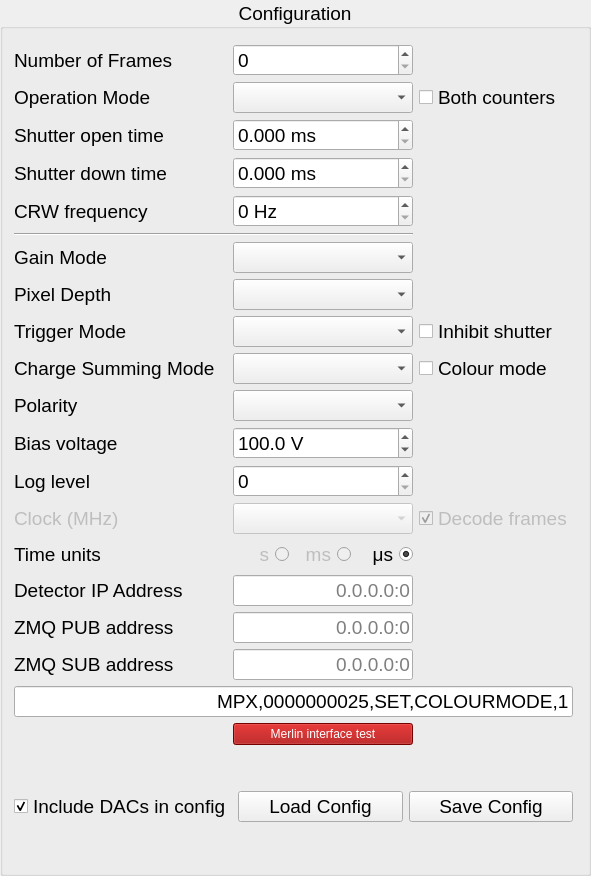
      <widget class="QGroupBox" name="groupBoxConfiguration">
       <property name="font">
        <font>
         <pointsize>14</pointsize>
        </font>
       </property>
       <property name="toolTip">
        <string/>
       </property>
       <property name="styleSheet">
        <string notr="true"/>
       </property>
       <property name="title">
        <string>Configuration</string>
       </property>
       <property name="alignment">
        <set>Qt::AlignCenter</set>
       </property>
       <property name="flat">
        <bool>false</bool>
       </property>
       <layout class="QGridLayout" name="gridLayout">
        <property name="topMargin">
         <number>15</number>
        </property>
        <property name="rightMargin">
         <number>15</number>
        </property>
        <item row="9" column="4">
         <widget class="QCheckBox" name="inhibitShutterCheckBox">
          <property name="sizePolicy">
           <sizepolicy hsizetype="Preferred" vsizetype="Fixed">
            <horstretch>0</horstretch>
            <verstretch>0</verstretch>
           </sizepolicy>
          </property>
          <property name="layoutDirection">
           <enum>Qt::LeftToRight</enum>
          </property>
          <property name="text">
           <string>Inhibit shutter</string>
          </property>
         </widget>
        </item>
        <item row="26" column="3">
         <widget class="QLineEdit" name="IP_ZMQ_SUB_lineEdit">
          <property name="sizePolicy">
           <sizepolicy hsizetype="Minimum" vsizetype="Fixed">
            <horstretch>0</horstretch>
            <verstretch>0</verstretch>
           </sizepolicy>
          </property>
          <property name="minimumSize">
           <size>
            <width>180</width>
            <height>0</height>
           </size>
          </property>
          <property name="text">
           <string/>
          </property>
          <property name="cursorPosition">
           <number>0</number>
          </property>
          <property name="alignment">
           <set>Qt::AlignRight|Qt::AlignTrailing|Qt::AlignVCenter</set>
          </property>
          <property name="placeholderText">
           <string>0.0.0.0:0</string>
          </property>
         </widget>
        </item>
        <item row="0" column="0">
         <widget class="QLabel" name="label_9">
          <property name="toolTip">
           <string>&lt;html&gt;&lt;head/&gt;&lt;body&gt;&lt;p&gt;Number of frames/triggers&lt;/p&gt;&lt;/body&gt;&lt;/html&gt;</string>
          </property>
          <property name="text">
           <string>Number of Frames</string>
          </property>
         </widget>
        </item>
        <item row="25" column="0">
         <widget class="QLabel" name="label_zmq_pub">
          <property name="text">
           <string>ZMQ PUB address</string>
          </property>
         </widget>
        </item>
        <item row="26" column="0">
         <widget class="QLabel" name="label_zmq_sub">
          <property name="text">
           <string>ZMQ SUB address</string>
          </property>
         </widget>
        </item>
        <item row="12" column="0">
         <widget class="QLabel" name="label_20">
          <property name="toolTip">
           <string>Sets internal bias. To disable set a value of 0V.</string>
          </property>
          <property name="text">
           <string>Bias voltage</string>
          </property>
         </widget>
        </item>
        <item row="12" column="3">
         <widget class="QDoubleSpinBox" name="biasVoltageSpinner">
          <property name="sizePolicy">
           <sizepolicy hsizetype="Minimum" vsizetype="Fixed">
            <horstretch>0</horstretch>
            <verstretch>0</verstretch>
           </sizepolicy>
          </property>
          <property name="minimumSize">
           <size>
            <width>180</width>
            <height>0</height>
           </size>
          </property>
          <property name="toolTip">
           <string>Sets internal bias. To disable set a value of 0V.</string>
          </property>
          <property name="layoutDirection">
           <enum>Qt::LeftToRight</enum>
          </property>
          <property name="alignment">
           <set>Qt::AlignLeading|Qt::AlignLeft|Qt::AlignVCenter</set>
          </property>
          <property name="suffix">
           <string> V</string>
          </property>
          <property name="decimals">
           <number>1</number>
          </property>
          <property name="maximum">
           <double>150.000000000000000</double>
          </property>
          <property name="singleStep">
           <double>0.100000000000000</double>
          </property>
          <property name="value">
           <double>100.000000000000000</double>
          </property>
         </widget>
        </item>
        <item row="20" column="3">
         <widget class="QComboBox" name="mpx3ClockComboBox">
          <property name="enabled">
           <bool>false</bool>
          </property>
          <property name="sizePolicy">
           <sizepolicy hsizetype="Minimum" vsizetype="Fixed">
            <horstretch>0</horstretch>
            <verstretch>0</verstretch>
           </sizepolicy>
          </property>
          <property name="minimumSize">
           <size>
            <width>180</width>
            <height>0</height>
           </size>
          </property>
          <property name="layoutDirection">
           <enum>Qt::LeftToRight</enum>
          </property>
         </widget>
        </item>
        <item row="9" column="0">
         <widget class="QLabel" name="label_7">
          <property name="enabled">
           <bool>true</bool>
          </property>
          <property name="text">
           <string>Trigger Mode</string>
          </property>
         </widget>
        </item>
        <item row="10" column="4">
         <widget class="QCheckBox" name="ColourModeCheckBox">
          <property name="sizePolicy">
           <sizepolicy hsizetype="Preferred" vsizetype="Fixed">
            <horstretch>0</horstretch>
            <verstretch>0</verstretch>
           </sizepolicy>
          </property>
          <property name="toolTip">
           <string>Fine pitch or spectroscopic (colour) mode.

Detector dependant. If incorrect, you will see very obvious artifacts, 3/4 of the pixels exactly will be 0 if you select colour mode when using fine mode.</string>
          </property>
          <property name="layoutDirection">
           <enum>Qt::LeftToRight</enum>
          </property>
          <property name="text">
           <string>Colour mode</string>
          </property>
          <property name="shortcut">
           <string>C, M</string>
          </property>
         </widget>
        </item>
        <item row="11" column="0">
         <widget class="QLabel" name="label_16">
          <property name="toolTip">
           <string>Detector polarity. Normally positive for silicon.
If incorrectly set, you will get nearly no signal.

Affects FBK DAC, see manual</string>
          </property>
          <property name="text">
           <string>Polarity</string>
          </property>
         </widget>
        </item>
        <item row="8" column="3">
         <widget class="QComboBox" name="pixelDepthCombo">
          <property name="sizePolicy">
           <sizepolicy hsizetype="Minimum" vsizetype="Fixed">
            <horstretch>0</horstretch>
            <verstretch>0</verstretch>
           </sizepolicy>
          </property>
          <property name="minimumSize">
           <size>
            <width>180</width>
            <height>0</height>
           </size>
          </property>
          <property name="layoutDirection">
           <enum>Qt::LeftToRight</enum>
          </property>
         </widget>
        </item>
        <item row="9" column="3">
         <widget class="QComboBox" name="triggerModeCombo">
          <property name="enabled">
           <bool>true</bool>
          </property>
          <property name="sizePolicy">
           <sizepolicy hsizetype="Minimum" vsizetype="Fixed">
            <horstretch>0</horstretch>
            <verstretch>0</verstretch>
           </sizepolicy>
          </property>
          <property name="minimumSize">
           <size>
            <width>180</width>
            <height>0</height>
           </size>
          </property>
          <property name="layoutDirection">
           <enum>Qt::LeftToRight</enum>
          </property>
         </widget>
        </item>
        <item row="19" column="0">
         <widget class="QLabel" name="label_logLevel">
          <property name="text">
           <string>Log level</string>
          </property>
         </widget>
        </item>
        <item row="3" column="0">
         <widget class="QLabel" name="label_17">
          <property name="toolTip">
           <string>&lt;html&gt;&lt;head/&gt;&lt;body&gt;&lt;p&gt;Shutter closed length in selected time units&lt;/p&gt;&lt;/body&gt;&lt;/html&gt;</string>
          </property>
          <property name="text">
           <string>Shutter down time</string>
          </property>
         </widget>
        </item>
        <item row="21" column="3">
         <layout class="QHBoxLayout" name="horizontalLayout_timeUnits">
          <item>
           <widget class="QRadioButton" name="radioButtonS">
            <property name="enabled">
             <bool>false</bool>
            </property>
            <property name="layoutDirection">
             <enum>Qt::RightToLeft</enum>
            </property>
            <property name="text">
             <string>s</string>
            </property>
           </widget>
          </item>
          <item>
           <widget class="QRadioButton" name="radioButtonMS">
            <property name="enabled">
             <bool>false</bool>
            </property>
            <property name="layoutDirection">
             <enum>Qt::RightToLeft</enum>
            </property>
            <property name="text">
             <string>ms</string>
            </property>
           </widget>
          </item>
          <item>
           <widget class="QRadioButton" name="radioButtonUS">
            <property name="layoutDirection">
             <enum>Qt::RightToLeft</enum>
            </property>
            <property name="text">
             <string>μs</string>
            </property>
            <property name="checked">
             <bool>true</bool>
            </property>
           </widget>
          </item>
         </layout>
        </item>
        <item row="23" column="0">
         <widget class="QLabel" name="label_11">
          <property name="text">
           <string>Detector IP Address</string>
          </property>
         </widget>
        </item>
        <item row="21" column="0">
         <widget class="QLabel" name="label_timeUnits">
          <property name="text">
           <string>Time units</string>
          </property>
         </widget>
        </item>
        <item row="7" column="0">
         <widget class="QLabel" name="label_6">
          <property name="text">
           <string>Gain Mode</string>
          </property>
         </widget>
        </item>
        <item row="30" column="0" colspan="5">
         <layout class="QHBoxLayout" name="horizontalLayoutConfig">
          <item>
           <widget class="QCheckBox" name="IncludeDacsCheck">
            <property name="text">
             <string>Include DACs in config</string>
            </property>
            <property name="checked">
             <bool>true</bool>
            </property>
           </widget>
          </item>
          <item>
           <widget class="QPushButton" name="LoadButton">
            <property name="text">
             <string>Load Config</string>
            </property>
           </widget>
          </item>
          <item>
           <widget class="QPushButton" name="SaveButton">
            <property name="text">
             <string>Save Config</string>
            </property>
           </widget>
          </item>
         </layout>
        </item>
        <item row="4" column="0">
         <widget class="QLabel" name="label_23">
          <property name="toolTip">
           <string>Continuous Read/Write frequency (Hz)</string>
          </property>
          <property name="text">
           <string>CRW frequency</string>
          </property>
         </widget>
        </item>
        <item row="19" column="3">
         <widget class="QSpinBox" name="logLevelSpinner">
          <property name="sizePolicy">
           <sizepolicy hsizetype="Minimum" vsizetype="Fixed">
            <horstretch>0</horstretch>
            <verstretch>0</verstretch>
           </sizepolicy>
          </property>
          <property name="minimumSize">
           <size>
            <width>180</width>
            <height>0</height>
           </size>
          </property>
          <property name="layoutDirection">
           <enum>Qt::LeftToRight</enum>
          </property>
          <property name="alignment">
           <set>Qt::AlignLeading|Qt::AlignLeft|Qt::AlignVCenter</set>
          </property>
          <property name="maximum">
           <number>2</number>
          </property>
         </widget>
        </item>
        <item row="11" column="3">
         <widget class="QComboBox" name="polarityComboBox">
          <property name="sizePolicy">
           <sizepolicy hsizetype="Minimum" vsizetype="Fixed">
            <horstretch>0</horstretch>
            <verstretch>0</verstretch>
           </sizepolicy>
          </property>
          <property name="minimumSize">
           <size>
            <width>180</width>
            <height>0</height>
           </size>
          </property>
          <property name="layoutDirection">
           <enum>Qt::LeftToRight</enum>
          </property>
         </widget>
        </item>
        <item row="1" column="3">
         <widget class="QComboBox" name="operationModeComboBox">
          <property name="sizePolicy">
           <sizepolicy hsizetype="Minimum" vsizetype="Fixed">
            <horstretch>0</horstretch>
            <verstretch>0</verstretch>
           </sizepolicy>
          </property>
          <property name="minimumSize">
           <size>
            <width>180</width>
            <height>0</height>
           </size>
          </property>
          <property name="layoutDirection">
           <enum>Qt::LeftToRight</enum>
          </property>
         </widget>
        </item>
        <item row="25" column="3">
         <widget class="QLineEdit" name="IP_ZMQ_PUB_lineEdit">
          <property name="sizePolicy">
           <sizepolicy hsizetype="Minimum" vsizetype="Fixed">
            <horstretch>0</horstretch>
            <verstretch>0</verstretch>
           </sizepolicy>
          </property>
          <property name="minimumSize">
           <size>
            <width>180</width>
            <height>0</height>
           </size>
          </property>
          <property name="text">
           <string/>
          </property>
          <property name="cursorPosition">
           <number>0</number>
          </property>
          <property name="alignment">
           <set>Qt::AlignRight|Qt::AlignTrailing|Qt::AlignVCenter</set>
          </property>
          <property name="placeholderText">
           <string>0.0.0.0:0</string>
          </property>
         </widget>
        </item>
        <item row="10" column="0">
         <widget class="QLabel" name="label_5">
          <property name="toolTip">
           <string>CSM SPM</string>
          </property>
          <property name="text">
           <string>Charge Summing Mode</string>
          </property>
         </widget>
        </item>
        <item row="20" column="0">
         <widget class="QLabel" name="label_clockMHz">
          <property name="enabled">
           <bool>false</bool>
          </property>
          <property name="text">
           <string>Clock (MHz)</string>
          </property>
         </widget>
        </item>
        <item row="0" column="3">
         <widget class="QSpinBox" name="nTriggersSpinner">
          <property name="sizePolicy">
           <sizepolicy hsizetype="Minimum" vsizetype="Fixed">
            <horstretch>0</horstretch>
            <verstretch>0</verstretch>
           </sizepolicy>
          </property>
          <property name="minimumSize">
           <size>
            <width>180</width>
            <height>0</height>
           </size>
          </property>
          <property name="layoutDirection">
           <enum>Qt::LeftToRight</enum>
          </property>
          <property name="alignment">
           <set>Qt::AlignLeading|Qt::AlignLeft|Qt::AlignVCenter</set>
          </property>
          <property name="keyboardTracking">
           <bool>false</bool>
          </property>
          <property name="maximum">
           <number>999999999</number>
          </property>
         </widget>
        </item>
        <item row="1" column="4">
         <widget class="QCheckBox" name="readBothCountersCheckBox">
          <property name="sizePolicy">
           <sizepolicy hsizetype="Preferred" vsizetype="Fixed">
            <horstretch>0</horstretch>
            <verstretch>0</verstretch>
           </sizepolicy>
          </property>
          <property name="toolTip">
           <string>Get either 2 thresholds per pixel or twice the acquisition speed per pixel</string>
          </property>
          <property name="layoutDirection">
           <enum>Qt::LeftToRight</enum>
          </property>
          <property name="text">
           <string>Both counters</string>
          </property>
         </widget>
        </item>
        <item row="5" column="0" colspan="4">
         <widget class="Line" name="line">
          <property name="orientation">
           <enum>Qt::Horizontal</enum>
          </property>
         </widget>
        </item>
        <item row="28" column="3">
         <widget class="QPushButton" name="merlinInterfaceTestButton">
          <property name="sizePolicy">
           <sizepolicy hsizetype="Preferred" vsizetype="Fixed">
            <horstretch>0</horstretch>
            <verstretch>0</verstretch>
           </sizepolicy>
          </property>
          <property name="minimumSize">
           <size>
            <width>160</width>
            <height>0</height>
           </size>
          </property>
          <property name="font">
           <font>
            <pointsize>9</pointsize>
            <weight>50</weight>
            <italic>false</italic>
            <bold>false</bold>
           </font>
          </property>
          <property name="styleSheet">
           <string notr="true">background-color: rgb(164, 0, 0);
color: rgb(255, 255, 255);
</string>
          </property>
          <property name="text">
           <string>Merlin interface test</string>
          </property>
         </widget>
        </item>
        <item row="2" column="0">
         <widget class="QLabel" name="label_8">
          <property name="toolTip">
           <string>&lt;html&gt;&lt;head/&gt;&lt;body&gt;&lt;p&gt;Shutter closed length in selected time units&lt;/p&gt;&lt;/body&gt;&lt;/html&gt;</string>
          </property>
          <property name="text">
           <string>Shutter open time</string>
          </property>
         </widget>
        </item>
        <item row="20" column="4">
         <widget class="QCheckBox" name="decodeFramesCheckbox">
          <property name="enabled">
           <bool>false</bool>
          </property>
          <property name="sizePolicy">
           <sizepolicy hsizetype="Preferred" vsizetype="Fixed">
            <horstretch>0</horstretch>
            <verstretch>0</verstretch>
           </sizepolicy>
          </property>
          <property name="layoutDirection">
           <enum>Qt::LeftToRight</enum>
          </property>
          <property name="text">
           <string>Decode frames</string>
          </property>
          <property name="checked">
           <bool>true</bool>
          </property>
         </widget>
        </item>
        <item row="31" column="3">
         <spacer name="verticalSpacer_2">
          <property name="orientation">
           <enum>Qt::Vertical</enum>
          </property>
          <property name="sizeHint" stdset="0">
           <size>
            <width>20</width>
            <height>40</height>
           </size>
          </property>
         </spacer>
        </item>
        <item row="1" column="0">
         <widget class="QLabel" name="label_3">
          <property name="text">
           <string>Operation Mode</string>
          </property>
         </widget>
        </item>
        <item row="27" column="0" colspan="5">
         <widget class="QLineEdit" name="merlinInterfaceLineEdit">
          <property name="sizePolicy">
           <sizepolicy hsizetype="Preferred" vsizetype="Fixed">
            <horstretch>0</horstretch>
            <verstretch>0</verstretch>
           </sizepolicy>
          </property>
          <property name="text">
           <string>MPX,0000000025,SET,COLOURMODE,1</string>
          </property>
          <property name="alignment">
           <set>Qt::AlignRight|Qt::AlignTrailing|Qt::AlignVCenter</set>
          </property>
         </widget>
        </item>
        <item row="8" column="0">
         <widget class="QLabel" name="label_2">
          <property name="toolTip">
           <string>&lt;html&gt;&lt;head/&gt;&lt;body&gt;&lt;p&gt;Pixel bitrate depth&lt;/p&gt;&lt;/body&gt;&lt;/html&gt;</string>
          </property>
          <property name="text">
           <string>Pixel Depth</string>
          </property>
         </widget>
        </item>
        <item row="29" column="3">
         <spacer name="verticalSpacer">
          <property name="orientation">
           <enum>Qt::Vertical</enum>
          </property>
          <property name="sizeHint" stdset="0">
           <size>
            <width>20</width>
            <height>40</height>
           </size>
          </property>
         </spacer>
        </item>
        <item row="23" column="3">
         <widget class="QLineEdit" name="ipLineEdit">
          <property name="sizePolicy">
           <sizepolicy hsizetype="Minimum" vsizetype="Fixed">
            <horstretch>0</horstretch>
            <verstretch>0</verstretch>
           </sizepolicy>
          </property>
          <property name="minimumSize">
           <size>
            <width>180</width>
            <height>0</height>
           </size>
          </property>
          <property name="layoutDirection">
           <enum>Qt::LeftToRight</enum>
          </property>
          <property name="frame">
           <bool>true</bool>
          </property>
          <property name="alignment">
           <set>Qt::AlignRight|Qt::AlignTrailing|Qt::AlignVCenter</set>
          </property>
          <property name="placeholderText">
           <string>0.0.0.0:0</string>
          </property>
         </widget>
        </item>
        <item row="10" column="3">
         <widget class="QComboBox" name="csmSpmCombo">
          <property name="sizePolicy">
           <sizepolicy hsizetype="Minimum" vsizetype="Fixed">
            <horstretch>0</horstretch>
            <verstretch>0</verstretch>
           </sizepolicy>
          </property>
          <property name="minimumSize">
           <size>
            <width>180</width>
            <height>0</height>
           </size>
          </property>
          <property name="toolTip">
           <string>CSM SPM</string>
          </property>
          <property name="layoutDirection">
           <enum>Qt::LeftToRight</enum>
          </property>
         </widget>
        </item>
        <item row="7" column="3">
         <widget class="QComboBox" name="gainModeCombobox">
          <property name="sizePolicy">
           <sizepolicy hsizetype="Minimum" vsizetype="Fixed">
            <horstretch>0</horstretch>
            <verstretch>0</verstretch>
           </sizepolicy>
          </property>
          <property name="minimumSize">
           <size>
            <width>180</width>
            <height>0</height>
           </size>
          </property>
          <property name="layoutDirection">
           <enum>Qt::LeftToRight</enum>
          </property>
         </widget>
        </item>
        <item row="4" column="3">
         <widget class="QSpinBox" name="contRWFreq">
          <property name="sizePolicy">
           <sizepolicy hsizetype="Minimum" vsizetype="Fixed">
            <horstretch>0</horstretch>
            <verstretch>0</verstretch>
           </sizepolicy>
          </property>
          <property name="minimumSize">
           <size>
            <width>180</width>
            <height>0</height>
           </size>
          </property>
          <property name="toolTip">
           <string>ContinuousRW frequency (Hz)</string>
          </property>
          <property name="layoutDirection">
           <enum>Qt::LeftToRight</enum>
          </property>
          <property name="alignment">
           <set>Qt::AlignLeading|Qt::AlignLeft|Qt::AlignVCenter</set>
          </property>
          <property name="suffix">
           <string> Hz</string>
          </property>
          <property name="maximum">
           <number>24414</number>
          </property>
         </widget>
        </item>
        <item row="2" column="3">
         <widget class="QDoubleSpinBox" name="triggerLengthSpinner">
          <property name="suffix">
           <string> ms</string>
          </property>
          <property name="decimals">
           <number>3</number>
          </property>
          <property name="maximum">
           <double>4294967295.000000000000000</double>
          </property>
         </widget>
        </item>
        <item row="3" column="3">
         <widget class="QDoubleSpinBox" name="triggerDowntimeSpinner">
          <property name="suffix">
           <string> ms</string>
          </property>
          <property name="decimals">
           <number>3</number>
          </property>
          <property name="maximum">
           <double>4294967295.000000000000000</double>
          </property>
         </widget>
        </item>
       </layout>
       <zorder>label_9</zorder>
       <zorder>nTriggersSpinner</zorder>
       <zorder>label_8</zorder>
       <zorder>label_zmq_pub</zorder>
       <zorder>label_zmq_sub</zorder>
       <zorder>IP_ZMQ_PUB_lineEdit</zorder>
       <zorder>IP_ZMQ_SUB_lineEdit</zorder>
       <zorder>label_11</zorder>
       <zorder>ipLineEdit</zorder>
       <zorder>label_3</zorder>
       <zorder>operationModeComboBox</zorder>
       <zorder>label_6</zorder>
       <zorder>gainModeCombobox</zorder>
       <zorder>label_16</zorder>
       <zorder>polarityComboBox</zorder>
       <zorder>label_2</zorder>
       <zorder>pixelDepthCombo</zorder>
       <zorder>label_5</zorder>
       <zorder>csmSpmCombo</zorder>
       <zorder>label_23</zorder>
       <zorder>contRWFreq</zorder>
       <zorder>label_logLevel</zorder>
       <zorder>logLevelSpinner</zorder>
       <zorder>label_timeUnits</zorder>
       <zorder>label_20</zorder>
       <zorder>biasVoltageSpinner</zorder>
       <zorder>label_7</zorder>
       <zorder>triggerModeCombo</zorder>
       <zorder>label_17</zorder>
       <zorder>label_clockMHz</zorder>
       <zorder>mpx3ClockComboBox</zorder>
       <zorder>merlinInterfaceLineEdit</zorder>
       <zorder>line</zorder>
       <zorder>verticalSpacer</zorder>
       <zorder>verticalSpacer_2</zorder>
       <zorder>decodeFramesCheckbox</zorder>
       <zorder>ColourModeCheckBox</zorder>
       <zorder>readBothCountersCheckBox</zorder>
       <zorder>inhibitShutterCheckBox</zorder>
       <zorder>merlinInterfaceTestButton</zorder>
       <zorder>triggerLengthSpinner</zorder>
       <zorder>triggerDowntimeSpinner</zorder>
      </widget>
